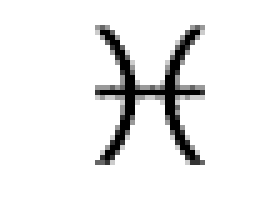
#> input picture src/IMG-0.png, 56 x 40 px (shown 5 times larger)
$ python match_image.py   (Python 2 division)   (older library calls are emulated)
#> lines starting #> are read from the running program, lines starting #| are printed output that depends on the picture; pictures that were not available may be replaced by others from this repository, and a replacement may not be noted
__author__ = 'anicca'


import cv2
import numpy as np


def drawMatches(img1, kp1, img2, kp2, matches):
    """
    My own implementation of cv2.drawMatches as OpenCV 2.4.9
    does not have this function available but it's supported in
    OpenCV 3.0.0

    This function takes in two images with their associated
    keypoints, as well as a list of DMatch data structure (matches)
    that contains which keypoints matched in which images.

    An image will be produced where a montage is shown with
    the first image followed by the second image beside it.

    Keypoints are delineated with circles, while lines are connected
    between matching keypoints.

    img1,img2 - Grayscale images
    kp1,kp2 - Detected list of keypoints through any of the OpenCV keypoint
              detection algorithms
    matches - A list of matches of corresponding keypoints through any
              OpenCV keypoint matching algorithm
    """

    # Create a new output image that concatenates the two images together
    # (a.k.a) a montage
    rows1 = img1.shape[0]
    cols1 = img1.shape[1]
    rows2 = img2.shape[0]
    cols2 = img2.shape[1]

    out = np.zeros((max([rows1,rows2]),cols1+cols2,3), dtype='uint8')

    # Place the first image to the left
    out[:rows1,:cols1] = np.dstack([img1, img1, img1])

    # Place the next image to the right of it
    out[:rows2,cols1:] = np.dstack([img2, img2, img2])

    # For each pair of points we have between both images
    # draw circles, then connect a line between them
    for mat in matches:

        # Get the matching keypoints for each of the images
        img1_idx = mat.queryIdx
        img2_idx = mat.trainIdx

        # x - columns
        # y - rows
        (x1,y1) = kp1[img1_idx].pt
        (x2,y2) = kp2[img2_idx].pt

        # Draw a small circle at both co-ordinates
        # radius 4
        # colour blue
        # thickness = 1
        cv2.circle(out, (int(x1),int(y1)), 4, (255, 0, 0), 1)
        cv2.circle(out, (int(x2)+cols1,int(y2)), 4, (255, 0, 0), 1)

        # Draw a line in between the two points
        # thickness = 1
        # colour blue
        cv2.line(out, (int(x1),int(y1)), (int(x2)+cols1,int(y2)), (255, 0, 0), 1)


    # Show the image
    cv2.imshow('Matched Features', out)
    cv2.waitKey(0)
    cv2.destroyWindow('Matched Features')

    # Also return the image if you'd like a copy
    return out


def similarity_test(img1_filename, img2_filename):
#> called with img1_filename = 'IMG-0.png', img2_filename = 'candidate_images.png'
    img1 = cv2.imread(img1_filename, 0)          # queryImage
#> img1 is the input picture: shape (40, 56); min 0, max 255, mean 236
    img2 = cv2.imread(img2_filename, 0) # trainImage
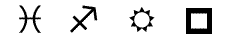
#> input picture src/candidate_images.gif, 227 x 40 px, given in place of candidate_images.png, which was not available
#> img2 is the input picture: shape (40, 227); min 0, max 255, mean 228.6

    # Initiate SIFT detector
    orb = cv2.ORB()

    # find the keypoints and descriptors with SIFT
    kp1, des1 = orb.detectAndCompute(img1, None)
#> kp1 = (); des1 = None
    kp2, des2 = orb.detectAndCompute(img2, None)
#> kp2 = (); des2 = None

    # create BFMatcher object
    bf = cv2.BFMatcher(cv2.NORM_HAMMING, crossCheck=False)

    # Match descriptors.
    matches = bf.match(des1, des2)
#> matches = ()

    print "Matches={0}".format(matches)
#| Matches=()

    # Sort them in the order of their distance.
    matches = sorted(matches, key = lambda x:x.distance)
#> matches = []

    img3 = drawMatches(img1,kp1,img2,kp2,matches[:10])
#> in drawMatches, `out[:rows1,:cols1] = np.dstack([img1, img1, img1])`:
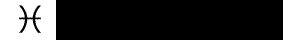
#> out: shape (40, 283, 3); min 0, max 255, mean 46.7
#> in drawMatches, `out[:rows2,cols1:] = np.dstack([img2, img2, img2])`:
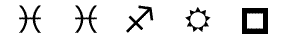
#> out: shape (40, 283, 3); min 0, max 255, mean 230.1

    for match in matches:
        print "{0}".format(match.distance)
#> this loop made 0 passes

if __name__ == '__main__':
    filenames=['IMG-0.png', 'IMG-1.png', 'IMG-2.png', 'IMG-3.png']
    for filename in filenames:
        print filename
        similarity_test(filename, 'candidate_images.png')
#> pass 2 of the loop `for filename in filenames:`:
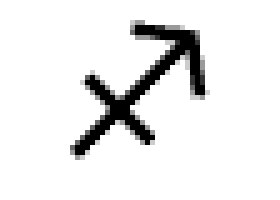
#> input picture src/IMG-1.png, 56 x 40 px (shown 5 times larger)
#> in similarity_test, img1 is the input picture: shape (40, 56); min 0, max 255, mean 233.9
#> in similarity_test (call 2), `matches = bf.match(des1, des2)`: matches = ()
#| Matches=()
#> in similarity_test (call 2), `matches = sorted(matches, key = lambda x:x.distance)`: matches = []
#> in drawMatches (call 2), `out[:rows1,:cols1] = np.dstack([img1, img1, img1])`:
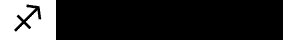
#> out: shape (40, 283, 3); min 0, max 255, mean 46.3
#> in drawMatches (call 2), `out[:rows2,cols1:] = np.dstack([img2, img2, img2])`:
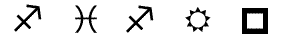
#> out: shape (40, 283, 3); min 0, max 255, mean 229.7
#> pass 3 of the loop `for filename in filenames:`:
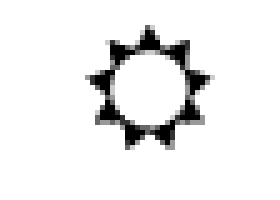
#> input picture src/IMG-2.png, 56 x 40 px (shown 5 times larger)
#> in similarity_test, img1 is the input picture: shape (40, 56); min 0, max 255, mean 237.7
#> in similarity_test (call 3), `matches = bf.match(des1, des2)`: matches = ()
#| Matches=()
#> in similarity_test (call 3), `matches = sorted(matches, key = lambda x:x.distance)`: matches = []
#> in drawMatches (call 3), `out[:rows1,:cols1] = np.dstack([img1, img1, img1])`:
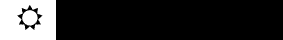
#> out: shape (40, 283, 3); min 0, max 255, mean 47
#> in drawMatches (call 3), `out[:rows2,cols1:] = np.dstack([img2, img2, img2])`:
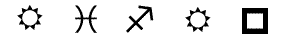
#> out: shape (40, 283, 3); min 0, max 255, mean 230.4
#> (the run stopped early here; a loop or call above may not have finished)
